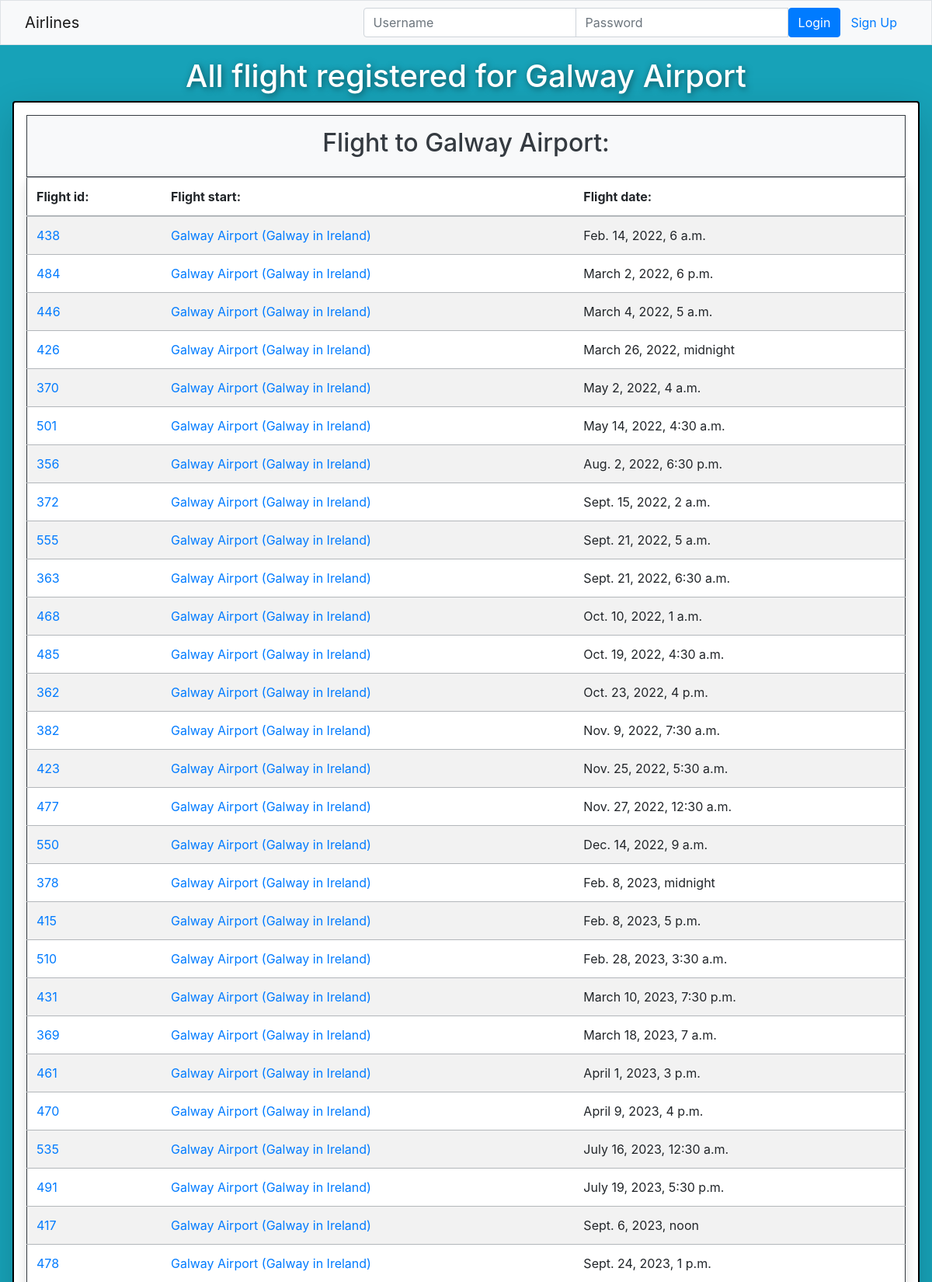
The app's page /airline/airport/597 (upper part) with its own data.
### airline/models.py (models this page shows, shortened)
class Airport(models.Model):
    airport_id = models.IntegerField(primary_key=True)
    name = models.CharField(max_length=100)
    city = models.CharField(max_length=100)
    country = models.CharField(max_length=100)
    latitude = models.FloatField()
    longitude = models.FloatField()
    departures = models.ManyToManyField('Flight', related_name='departure_airports', blank=True)
    arrivals = models.ManyToManyField('Flight', related_name='arrival_airports', blank=True)
    def __str__(self):
        return f"{self.name}"

class Flight(models.Model):
    start = models.ForeignKey(Airport, on_delete=models.CASCADE, related_name='departure_flights')
    destination = models.ForeignKey(Airport, on_delete=models.CASCADE, related_name='arrival_flights')
    date = models.DateTimeField()

### airline/views.py (the view)
# urls.py: path('airport/<int:airport_id>', views.airport, name='airport'),
def airport(request, airport_id):
    airport = get_object_or_404(Airport, pk=airport_id)
    map = folium.Map(location=[airport.latitude, airport.longitude], zoom_start=10, height=250)
    folium.Marker(location=[airport.latitude, airport.longitude], popup=airport.name).add_to(map)
    context = {'airport': airport, 'map': map._repr_html_()}
    return render(request, template_name='airline/airport.html', context=context)

### airline/templates/airline/airport.html (shortened to what this page needs)
{% extends "airline/index.html" %}
{% block content %}
<div class="p-3 bg-info text-white text-center" style="position: absolute;  width: 100%;">
    <h1 class="text-shadow" style="text-shadow: 0.1rem 0.1rem 0.5rem rgba(0, 0, 0, 0.5)">
        All flight registered for {{airport}}
    </h1>
    <div style="border-width: 2px; border-style: solid; border-color: black;" class="shadow-lg p-3 mb-5 bg-white rounded">
        <table class="table table-striped table-secondary border border-dark shadow p-3 mb-5 bg-white rounded">
            <thead>
                <div class="p-3 mt-0 bg-light text-dark text-center border border-dark ">
                    <h2>Flight to {{airport}}:</h2>
                    <tr class="text-left">
                        <th>Flight id: </th>
                        <th>Flight start: </th>
                        <th>Flight date: </th>
                    </tr>
                </div>
            </thead>
            <tbody class="text-left ">
                {% if airport.departure_flights.all %}
                    {% for fli in airport.arrival_flights.all|dictsort:"date" %}
                        <tr>
                            <td><a href="/airline/flight/{{fli.id}}">{{fli.id}}</a></td>
                            <td><a href="/airline/airport/{{fli.destination.airport_id}}">{{fli.destination}} ({{fli.destination.city}} in {{fli.destination.country}})</a></td>
                            <td>{{fli.date}}</td>
                        </tr>
                    {% endfor %}
                {% else %}
                        <tr>
                            <td>No flight to this airport</td>
                        </tr>
                {% endif %}
            </tbody>
        </table>
    </div>
</div>
{% endblock %}

### records on screen
Airport: name "Galway Airport"
Flight: id "438", destination "Galway Airport", destination.city "Galway", destination.country "Ireland", date "Feb. 14, 2022, 6 a.m."
Flight: id "484", destination "Galway Airport", destination.city "Galway", destination.country "Ireland", date "March 2, 2022, 6 p.m."
Flight: id "446", destination "Galway Airport", destination.city "Galway", destination.country "Ireland", date "March 4, 2022, 5 a.m."
Flight: id "426", destination "Galway Airport", destination.city "Galway", destination.country "Ireland", date "March 26, 2022, midnight"
Flight: id "370", destination "Galway Airport", destination.city "Galway", destination.country "Ireland", date "May 2, 2022, 4 a.m."
Flight: id "501", destination "Galway Airport", destination.city "Galway", destination.country "Ireland", date "May 14, 2022, 4:30 a.m."
Flight: id "356", destination "Galway Airport", destination.city "Galway", destination.country "Ireland", date "Aug. 2, 2022, 6:30 p.m."
Flight: id "372", destination "Galway Airport", destination.city "Galway", destination.country "Ireland", date "Sept. 15, 2022, 2 a.m."
Flight: id "555", destination "Galway Airport", destination.city "Galway", destination.country "Ireland", date "Sept. 21, 2022, 5 a.m."
Flight: id "363", destination "Galway Airport", destination.city "Galway", destination.country "Ireland", date "Sept. 21, 2022, 6:30 a.m."
Flight: id "468", destination "Galway Airport", destination.city "Galway", destination.country "Ireland", date "Oct. 10, 2022, 1 a.m."
Flight: id "485", destination "Galway Airport", destination.city "Galway", destination.country "Ireland", date "Oct. 19, 2022, 4:30 a.m."
Flight: id "362", destination "Galway Airport", destination.city "Galway", destination.country "Ireland", date "Oct. 23, 2022, 4 p.m."
Flight: id "382", destination "Galway Airport", destination.city "Galway", destination.country "Ireland", date "Nov. 9, 2022, 7:30 a.m."
Flight: id "423", destination "Galway Airport", destination.city "Galway", destination.country "Ireland", date "Nov. 25, 2022, 5:30 a.m."
Flight: id "477", destination "Galway Airport", destination.city "Galway", destination.country "Ireland", date "Nov. 27, 2022, 12:30 a.m."
Flight: id "550", destination "Galway Airport", destination.city "Galway", destination.country "Ireland", date "Dec. 14, 2022, 9 a.m."
Flight: id "378", destination "Galway Airport", destination.city "Galway", destination.country "Ireland", date "Feb. 8, 2023, midnight"
Flight: id "415", destination "Galway Airport", destination.city "Galway", destination.country "Ireland", date "Feb. 8, 2023, 5 p.m."
Flight: id "510", destination "Galway Airport", destination.city "Galway", destination.country "Ireland", date "Feb. 28, 2023, 3:30 a.m."
Flight: id "431", destination "Galway Airport", destination.city "Galway", destination.country "Ireland", date "March 10, 2023, 7:30 p.m."
Flight: id "369", destination "Galway Airport", destination.city "Galway", destination.country "Ireland", date "March 18, 2023, 7 a.m."
Flight: id "461", destination "Galway Airport", destination.city "Galway", destination.country "Ireland", date "April 1, 2023, 3 p.m."
Flight: id "470", destination "Galway Airport", destination.city "Galway", destination.country "Ireland", date "April 9, 2023, 4 p.m."
Flight: id "535", destination "Galway Airport", destination.city "Galway", destination.country "Ireland", date "July 16, 2023, 12:30 a.m."
Flight: id "491", destination "Galway Airport", destination.city "Galway", destination.country "Ireland", date "July 19, 2023, 5:30 p.m."
Flight: id "417", destination "Galway Airport", destination.city "Galway", destination.country "Ireland", date "Sept. 6, 2023, noon"
Flight: id "478", destination "Galway Airport", destination.city "Galway", destination.country "Ireland", date "Sept. 24, 2023, 1 p.m."
